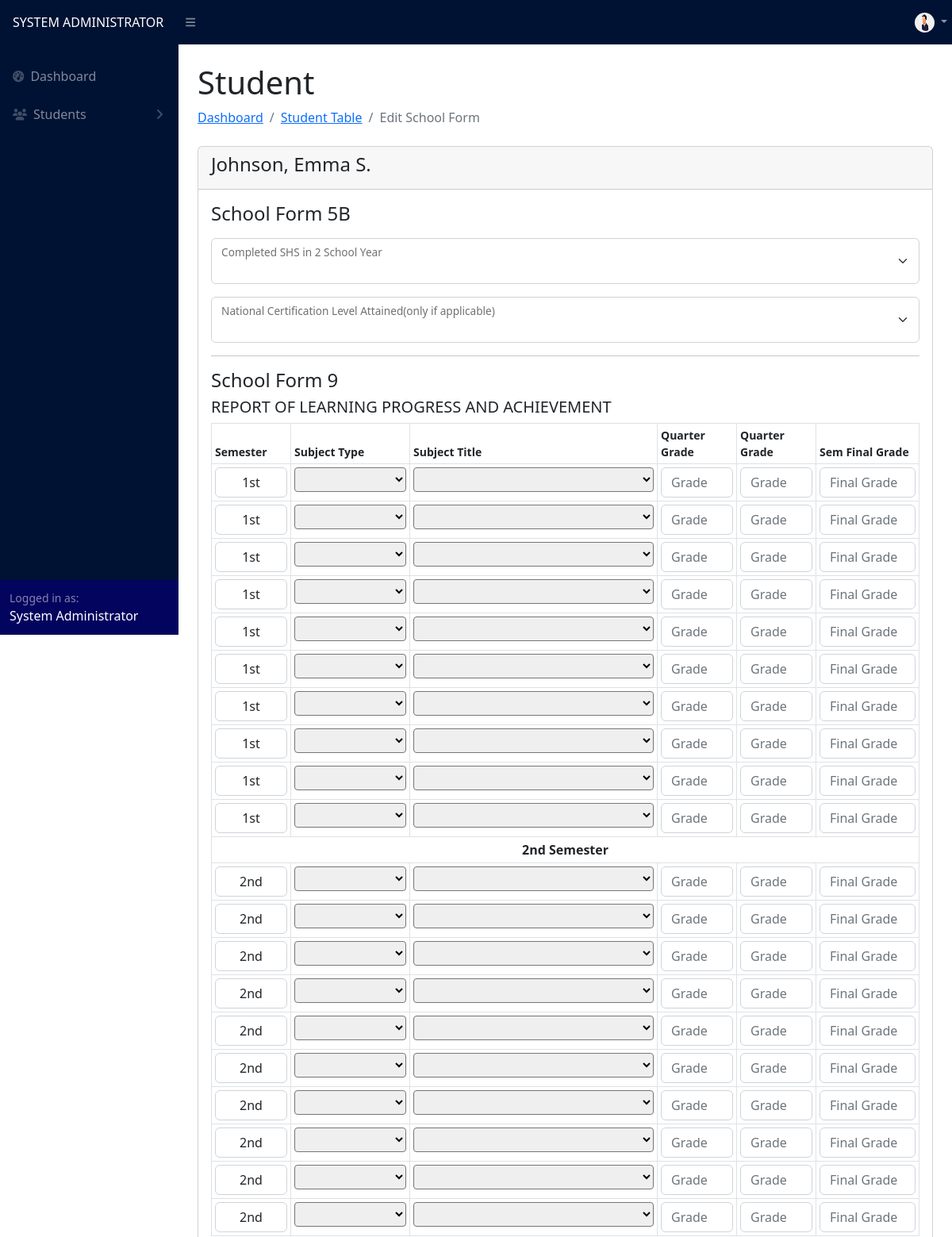
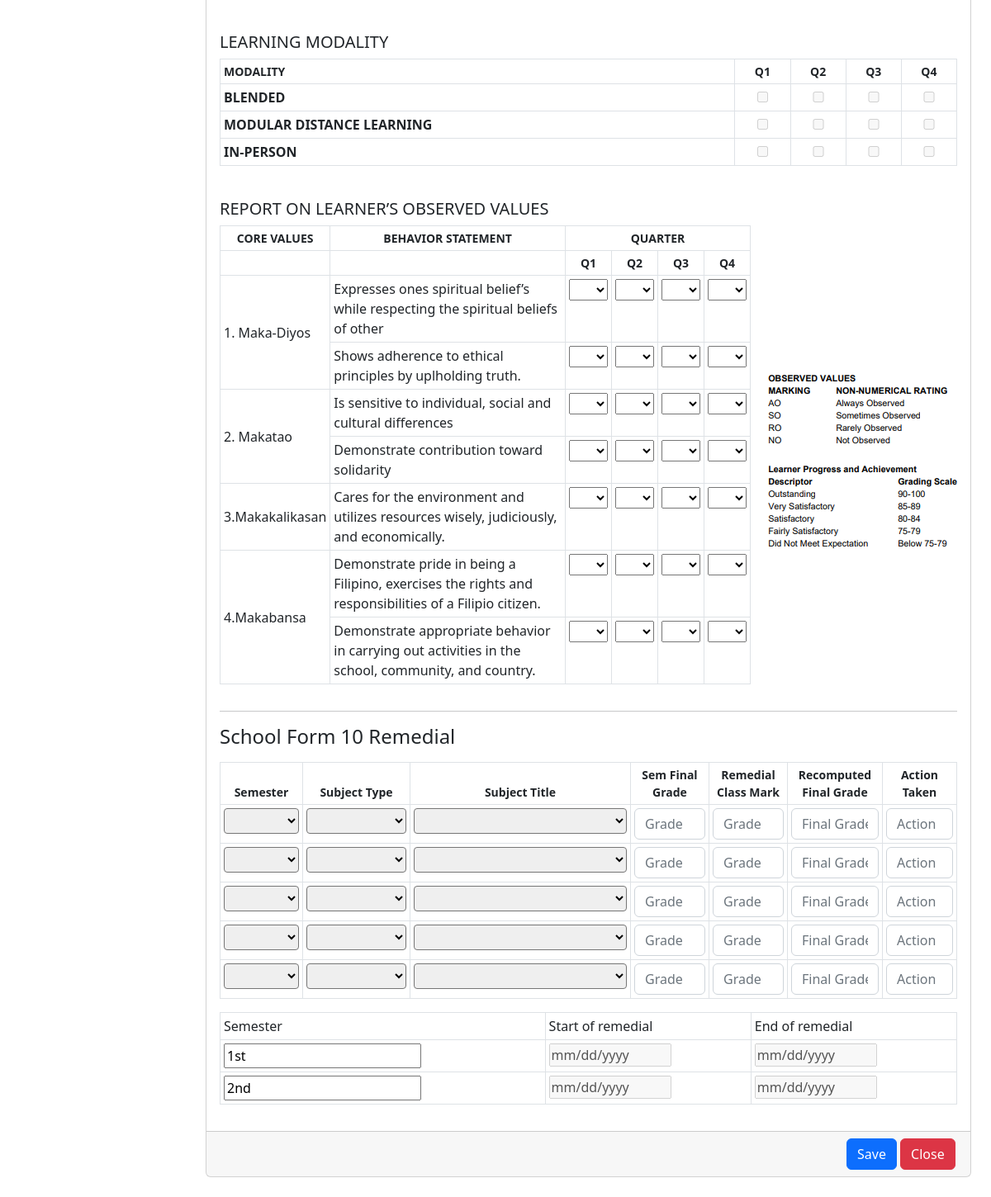
The page /adviser/edit.php?id=1 (signed in) on the database its author committed (2 pictures, top to bottom).
### tables this page shows
CREATE TABLE `user` (
  `id` int(11) NOT NULL,
  `username` varchar(255) NOT NULL,
  `password` varchar(255) NOT NULL,
  `password2` varchar(255) NOT NULL,
  `name` varchar(255) NOT NULL,
  `user_type` varchar(255) NOT NULL,
  `section` varchar(255) NOT NULL,
  `status` varchar(255) NOT NULL,
  `profile_picture` varchar(50) NOT NULL
);

CREATE TABLE `student` (
  `id` int(11) NOT NULL,
  `lrn` int(255) NOT NULL,
  `name` varchar(255) NOT NULL,
  `fname` varchar(255) NOT NULL,
  `mname` varchar(255) NOT NULL,
  `lname` varchar(255) NOT NULL,
  `suffix` varchar(255) NOT NULL,
  `sex` varchar(255) NOT NULL,
  `birth_date` varchar(255) NOT NULL,
  `birth_date2` date NOT NULL,
  `age` int(255) NOT NULL,
  `ra` varchar(255) NOT NULL,
  `house_no` varchar(255) NOT NULL,
  `barangay` varchar(255) NOT NULL,
  `municipality` varchar(255) NOT NULL,
  `province` varchar(255) NOT NULL,
  `barangay_id` int(11) NOT NULL,
  `municipality_id` int(11) NOT NULL,
  `province_id` int(11) NOT NULL,
  `father` varchar(255) NOT NULL,
  `mother` varchar(255) NOT NULL,
  `guardian` varchar(255) NOT NULL,
  `relationship` varchar(255) NOT NULL,
  `contact` varchar(255) NOT NULL,
  `section` varchar(255) NOT NULL,
  `school_year_id` int(11) NOT NULL,
  `school_year` varchar(255) NOT NULL,
  `track` varchar(255) NOT NULL,
  `strand` varchar(255) NOT NULL,
  `grade` int(255) NOT NULL,
  `status` varchar(255) NOT NULL DEFAULT 'complete',
  `lm` varchar(255) NOT NULL,
  `indicator` varchar(255) NOT NULL,
  `ri` varchar(255) NOT NULL,
  `rid` varchar(255) NOT NULL,
  `weight` float NOT NULL,
  `height` float NOT NULL,
  `height2` float NOT NULL,
  `bmi` float NOT NULL,
  `bmi_category` varchar(255) NOT NULL,
  `hfa_category` varchar(255) NOT NULL,
  `sf8_remarks` varchar(255) NOT NULL,
  `is_archived` tinyint(4) NOT NULL,
  `enrollment` varchar(255) NOT NULL
);

### adviser/edit.php (the view, shortened to what the rows shown need)
<?php
include("../config.php");
$id = $_GET["id"];
$student = "SELECT * FROM `student` WHERE `id` = '$id'";
$studentResult = $conn->query($student);
$studentRow = $studentResult->fetch_assoc();
?>
<!DOCTYPE html>
<html lang="en">
<head>
    <link href="https://cdn.jsdelivr.net/npm/simple-datatables@7.1.2/dist/style.min.css" rel="stylesheet" />
    <link href="../css/styles.css" rel="stylesheet" />
</head>
<body class="sb-nav-fixed">
    <?php include("navigation.php") ?>
    <div id="layoutSidenav_content">
        <main>
            <div class="container-fluid px-4">
                <div class="d-flex justify-content-between align-items-end">
                    <div>
                        <h1 class="mt-4">Student</h1>
                    </div>
                </div>
                <div class="card mb-4">
                    <div class="card-header">
                        <h4><?php echo $studentRow['name'] ?></h4>
                    </div>
                    <form action="" method="POST" class="needs-validation">
                        <div class=" card-body">
                            <table class="table table-sm table-hover table-bordered">
                                <thead>
                                    <tr class="fw-bold" style="font-size: 14px;">
                                        <td style="width: 100px;">Semester</td>
                                        <td style="width: 150px;">Subject Type</td>
                                        <td>Subject Title</td>
                                        <td style="width: 100px;">Quarter Grade</td>
                                        <td style="width: 100px;">Quarter Grade</td>
                                        <td style="width: 130px;">Sem Final Grade</td>
                                    </tr>
                                </thead>
                            </table>
                            <br>
                            <table class="table table-sm table-hover table-bordered">
                                <thead>
                                    <tr class="fw-bold" style="font-size: 14px;">
                                        <td>MODALITY</td>
                                        <td class="text-center">Q1</td>
                                        <td class="text-center">Q2</td>
                                        <td class="text-center">Q3</td>
                                        <td class="text-center">Q4</td>
                                    </tr>
                                </thead>
                            </table>
                            <br>
                            <div class="d-flex justify-content-center align-items-center">
                                <table class="table table-sm table-hover table-bordered">
                                    <thead>
                                        <tr class="fw-bold text-center" style="font-size: 14px;">
                                            <td>CORE VALUES</td>
                                            <td>BEHAVIOR STATEMENT</td>
                                            <td colspan="4">
                                                QUARTER
                                            </td>
                                        </tr>
                                        <tr class="fw-bold text-center" style="font-size: 14px;">
                                            <td></td>
                                            <td></td>
                                            <td>Q1</td>
                                            <td>Q2</td>
                                            <td>Q3</td>
                                            <td>Q4</td>
                                        </tr>
                                    </thead>
                                </table>
                            </div>
                            <table class="table table-sm table-hover table-bordered">
                                <thead>
                                    <tr class="fw-bold" style="font-size: 14px; text-align:center;">
                                        <td style="width: 100px;">Semester</td>
                                        <td style="width: 130px;">Subject Type</td>
                                        <td>Subject Title</td>
                                        <td style="width: 95px;">Sem Final Grade</td>
                                        <td style="width: 95px;">Remedial Class Mark</td>
                                        <td style="width: 115px;">Recomputed Final Grade</td>
                                        <td style="width: 90px;">Action Taken</td>
                                    </tr>
                                </thead>
                            </table>
                            <table class="table table-sm table-hover table-bordered">
                                <thead>
                                    <tr>
                                        <td>Semester</td>
                                        <td>Start of remedial</td>
                                        <td>End of remedial</td>
                                    </tr>
                                </thead>
                            </table>
                        </div>
                    </form>
                </div>
        </main>
    </div>
</body>
</html>

### adviser/navigation.php (shortened to what the rows shown need)
<nav class="sb-topnav navbar navbar-expand navbar-dark" style="background-color: #001233;">
    <div class="ms-auto me-0" style="width: 55px;">
        <ul class="navbar-nav ms-auto ms-md-0 me-3 me-lg-4">
            <li class="nav-item dropdown">
                <a class="nav-link dropdown-toggle" id="navbarDropdown" href="#" role="button" data-bs-toggle="dropdown" aria-expanded="false">
                    <?php
                    $profile_id = $_SESSION['id'];
                    $profilePic = "SELECT `profile_picture` FROM `user` WHERE id = '$profile_id'";
                    $profilePicResult = $conn->query($profilePic);
                    $profilePicRow = $profilePicResult->fetch_assoc();
                    $profilePicImage = $profilePicRow['profile_picture'];
                    if ($profilePicRow['profile_picture'] != '') { ?>
                        <img src="../profile_pic/<?php echo $profilePicImage ?>" style="border-radius: 100px; margin-right: 0;" width="25px" height="25px">
                    <?php } else { ?>
                        <img src="../profile_pic/default_profile.jpg" style="border-radius: 100px; margin-right: 0;" width="25px" height="25px">
                    <?php }
                    ?>
                </a>
            </li>
        </ul>
    </div>
</nav>
<div id="layoutSidenav">

### rows shown on the page
user: profile_picture (picture)
student: name "Johnson, Emma S."

### other values the page prints
$_SESSION['user_type'] "SYSTEM ADMINISTRATOR"
$_SESSION['name'] "System Administrator"
